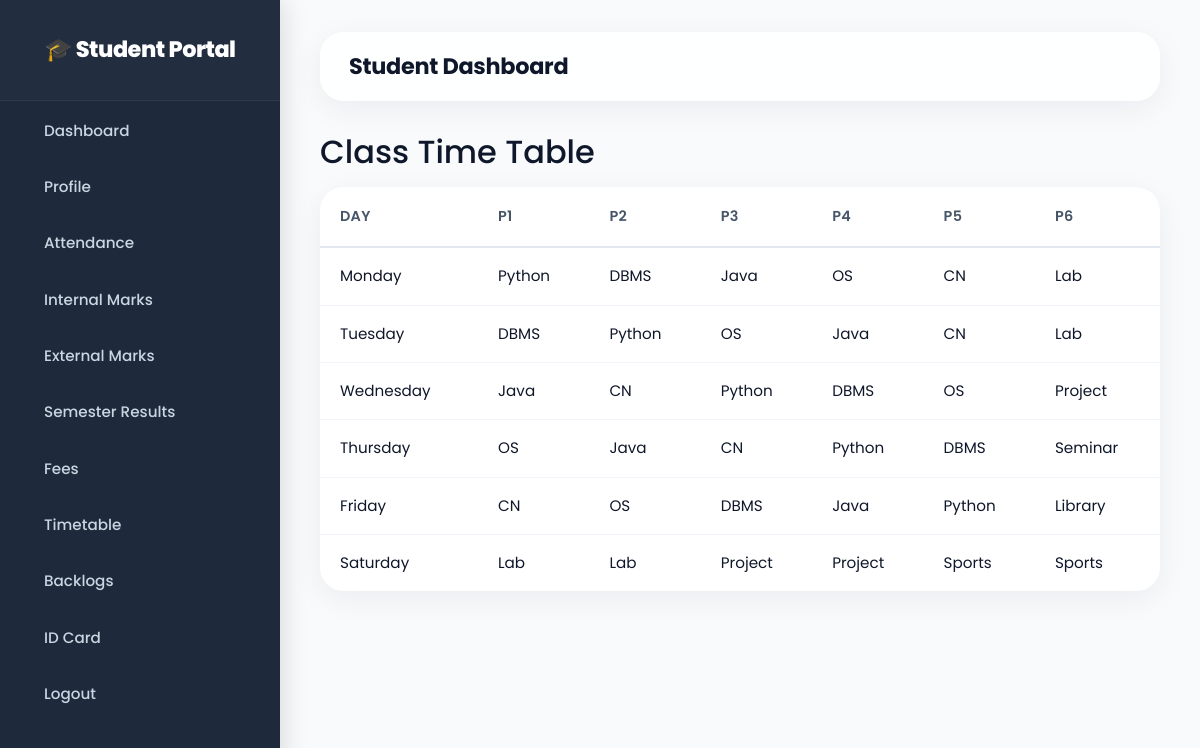
/timetable (signed in), run on the app's committed database.
### tables this page shows
CREATE TABLE "timetable" (
"Day" TEXT,
  "P1" TEXT,
  "P2" TEXT,
  "P3" TEXT,
  "P4" TEXT,
  "P5" TEXT,
  "P6" TEXT
);

### app.py (the view)
@app.route("/timetable")
def timetable():
    if not check_login():
        return redirect("/login")
    conn = get_db_connection()
    data = conn.execute("SELECT * FROM timetable").fetchall()
    conn.close()
    return render_template(
        "timetable.html",
        data=[dict(row) for row in data]
    )

### app.py (called while the page is built)
def get_db_connection():
    conn = sqlite3.connect(DB_FILE)
    conn.row_factory = sqlite3.Row
    return conn

def check_login():
    return "rollno" in session

### templates/timetable.html (shortened to what this page needs)
{% extends 'base.html' %}
{% block content %}
<h2>Class Time Table</h2>
<table class="table table-bordered table-hover">
<thead>
<tr>
{% for col in data[0].keys() %}
<th>{{ col }}</th>
{% endfor %}
</tr>
</thead>
<tbody>
{% for row in data %}
<tr>
{% for value in row.values() %}
<td>{{ value }}</td>
{% endfor %}
</tr>
{% endfor %}
</tbody>
</table>
{% endblock %}

### templates/base.html (style rules this page uses)
* { font-family: 'Poppins', 'Segoe UI', system-ui, -apple-system, sans-serif; margin: 0; padding: 0; box-sizing: border-box; }
body { background: #f8fafc; color: #0f172a; transition: background 0.3s ease; line-height: 1.6; }

### templates/timetable.html (style rules this page uses)
.table { background: #ffffff; border-radius: 24px; overflow: hidden; box-shadow: 0 8px 32px rgba(15, 23, 42, 0.06); border: 1px solid rgba(226, 232, 240, 0.6); width: 100%; border-collapse: separate; border-spacing: 0; margin-top: 16px; font-size: 0.95rem; }
.table-bordered { border: none; }
.table-bordered th, .table-bordered td { border: none; }
.table thead { background: linear-gradient(145deg, #f1f5f9, #e2e8f0); color: #0f172a; }
.table thead th { font-weight: 600; font-size: 0.9rem; text-transform: uppercase; letter-spacing: 0.3px; color: #475569; padding: 18px 20px; border-bottom: 2px solid #e2e8f0; text-align: left; white-space: nowrap; }
.table tbody td { padding: 16px 20px; border-bottom: 1px solid #f1f5f9; color: #0f172a; vertical-align: middle; }
.table tbody tr:last-child td { border-bottom: none; }
.table-hover tbody tr { transition: background 0.2s ease; }
.table tbody tr:nth-of-type(even) { background: #fafbfc; }
.table * { box-sizing: border-box; }

### data on the page
timetable: Day "Monday", P1 "Python", P2 "DBMS", P3 "Java", P4 "OS", P5 "CN", P6 "Lab"
timetable: Day "Tuesday", P1 "DBMS", P2 "Python", P3 "OS", P4 "Java", P5 "CN", P6 "Lab"
timetable: Day "Wednesday", P1 "Java", P2 "CN", P3 "Python", P4 "DBMS", P5 "OS", P6 "Project"
timetable: Day "Thursday", P1 "OS", P2 "Java", P3 "CN", P4 "Python", P5 "DBMS", P6 "Seminar"
timetable: Day "Friday", P1 "CN", P2 "OS", P3 "DBMS", P4 "Java", P5 "Python", P6 "Library"
timetable: Day "Saturday", P1 "Lab", P2 "Lab", P3 "Project", P4 "Project", P5 "Sports", P6 "Sports"

### other printed values
{{ col }} "DAY" "P1" "P2" "P3" "P4" "P5" "P6"
